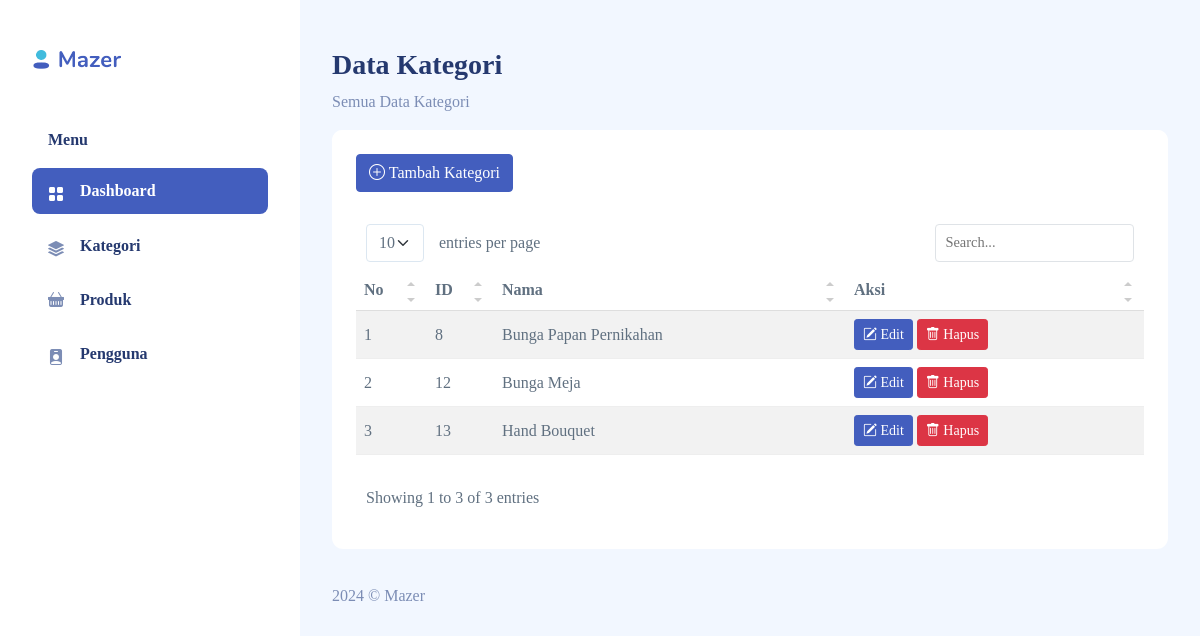
The page /admin/kategori.php on the database its author committed.
### tables this page shows
CREATE TABLE IF NOT EXISTS `kategori` (
  `id` int NOT NULL AUTO_INCREMENT,
  `nama` varchar(100) DEFAULT NULL,
  PRIMARY KEY (`id`)
);

### admin/kategori.php (the view, shortened to what this page needs)
<?php
require('../config/koneksi.php');
?>
<!DOCTYPE html>
<html lang="en">
<head>
    <link rel="stylesheet" href="assets/css/bootstrap.css">
    <link rel="stylesheet" href="assets/vendors/simple-datatables/style.css">
    <link rel="stylesheet" href="assets/vendors/perfect-scrollbar/perfect-scrollbar.css">
    <link rel="stylesheet" href="assets/vendors/bootstrap-icons/bootstrap-icons.css">
    <link rel="stylesheet" href="assets/css/app.css">
</head>
<body>
    <div id="app">
        <?php include 'menukiri.php'; ?>
        <div id="main">
            <div class="page-heading">
                <div class="page-title">
                    <h3>Data Kategori</h3>
                    <p class="text-subtitle text-muted">Semua Data Kategori</p>
                </div>
                <section class="section">
                    <div class="card">
                        <div class="card-header">
                            <button class="btn btn-primary" data-bs-toggle="modal" data-bs-target="#modalTambah">
                                <i class="bi bi-plus-circle"></i> Tambah Kategori
                            </button>
                        </div>
                        <div class="card-body">
                            <table class="table table-striped" id="table1">
                                <thead>
                                    <tr>
                                        <th>No</th>
                                        <th>ID</th>
                                        <th>Nama</th>
                                        <th>Aksi</th>
                                    </tr>
                                </thead>
                                <tbody>
                                    <?php
                                    $no = 1;
                                    $sql = mysqli_query($koneksi, "SELECT * FROM kategori");
                                    while ($data = mysqli_fetch_assoc($sql)) {
                                    ?>
                                        <tr>
                                            <td><?php echo $no++; ?></td>
                                            <td><?php echo $data['id']; ?></td>
                                            <td><?php echo $data['nama']; ?></td>
                                            <td>
                                                <button class="btn btn-primary btn-sm" data-bs-toggle="modal" data-bs-target="#modalEdit<?php echo $data['id']; ?>">
                                                    <i class="bi bi-pencil-square"></i> Edit
                                                </button>
                                                <a href="?delete_id=<?php echo $data['id']; ?>" class="btn btn-sm btn-danger" onclick="return confirm('Apakah Anda yakin ingin menghapus kategori ini?')">
                                                    <i class="bi bi-trash"></i> Hapus
                                                </a>
                                            </td>
                                        </tr>
                                    <?php } ?>
                                </tbody>
                            </table>
                        </div>
                    </div>
                </section>
            </div>
            <footer>
                <div class="footer clearfix mb-0 text-muted">
                    <p>2024 &copy; Mazer</p>
                </div>
            </footer>
        </div>
    </div>
</body>
</html>

### admin/assets/css/app.css (style rules this page uses)
.btn i,.btn svg { width:16px;height:16px }
.btn.btn-danger,.btn.btn-info,.btn.btn-primary,.btn.btn-secondary,.btn.btn-success,.btn.btn-warning { color:#fff }
.card { margin-bottom:2.2rem;border:none }
.card .card-header { border:none }
.card .card-header~.card-body { padding-top:0 }
.card .card-body { padding:1.5rem }
.dataTable-table td,.dataTable-table thead th,.table td,.table thead th { vertical-align:middle }
.dataTable-table:not(.table-borderless) thead th,.table:not(.table-borderless) thead th { border-bottom:1px solid #dedede!important }
.bi { width:1rem;height:1rem }
#main { margin-left:300px;padding:2rem }
.page-heading { margin:0 0 2rem }
.page-heading h3 { font-weight:700 }
a { text-decoration:none }

### rows shown on the page
kategori: id "8", nama "Bunga Papan Pernikahan"
kategori: id "12", nama "Bunga Meja"
kategori: id "13", nama "Hand Bouquet"
